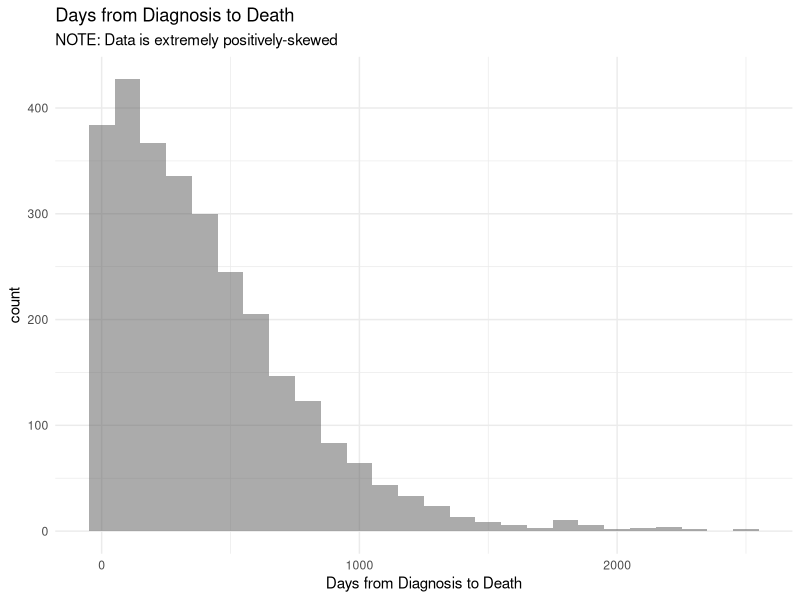

This figure's R source:
## ---- chunk 1
knitr::opts_chunk$set(
  echo = TRUE, message = FALSE, warning = FALSE,
  fig.width = 7, fig.height = 4.8, dpi = 150
)
## ---- chunk 2
# --- 1. Load all required libraries ---
library(mlmRev)      # For the Hsb82 dataset
library(tidyverse)   # For all data manipulation
library(lme4)        # For Linear Mixed Models (lmer)
library(lmerTest)    # For LMM p-values
library(car)         # For Anova()
library(digest)      # For hashing your name to a seed

# --- 2. !! ENTER YOUR NAME HERE !! ---
YOUR_NAME <- "STUDENT NAME GOES HERE" 
# --- !! (No, really, change it to your name) !! ---

if (YOUR_NAME == "STUDENT NAME GOES HERE") {
  warning("Please change YOUR_NAME to your actual name to get your unique assignment.")
}

# --- 3. Generate your unique seed ---
hex_hash <- digest(YOUR_NAME, algo = "crc32", serialize = FALSE)
hex_substr <- substr(hex_hash, 1, 7)
student_seed <- strtoi(hex_substr, base = 16L)

# --- 4. Set the seed ---
set.seed(student_seed) 

# --- 5. Load and create your unique dataset ---
data(Hsb82) # Load the dataset

# This is your unique "slice" of the data
my_data <- Hsb82 %>% 
  sample_frac(0.90) # Take a 90% random slice

# --- 6. Print a verification message ---
cat("--- DATASET GENERATED ---",
    "\nYour Name:", YOUR_NAME,
    "\nYour Seed:", student_seed,
    "\nYour unique dataset 'my_data' has", nrow(my_data), "rows.",
    "\nUse 'my_data' for all analysis.")
## ---- chunk 3
# INSERT YOUR CODE HERE

## ---- chunk 4
# INSERT YOUR CODE HERE

## ---- chunk 5
# INSERT YOUR CODE HERE

## ---- chunk 6
# INSERT YOUR CODE HERE

## ---- chunk 7
# INSERT YOUR CODE HERE

## ---- chunk 8
# INSERT YOUR CODE HERE

## ---- chunk 9
# MASS is a core R package, it should be installed.
library(MASS) 
library(tidyverse)

# Load the dataset
data(Aids2)
## ---- chunk 10
Aids2 %>%
  mutate(SurvivalDays=death-diag) %>%
  ggplot(aes(x = SurvivalDays)) +
    geom_histogram(binwidth = 100, alpha = 0.5, position = "identity") +
    labs(title = "Days from Diagnosis to Death",
       x = "Days from Diagnosis to Death",
       subtitle = "NOTE: Data is extremely positively-skewed") +
    theme_minimal() 
